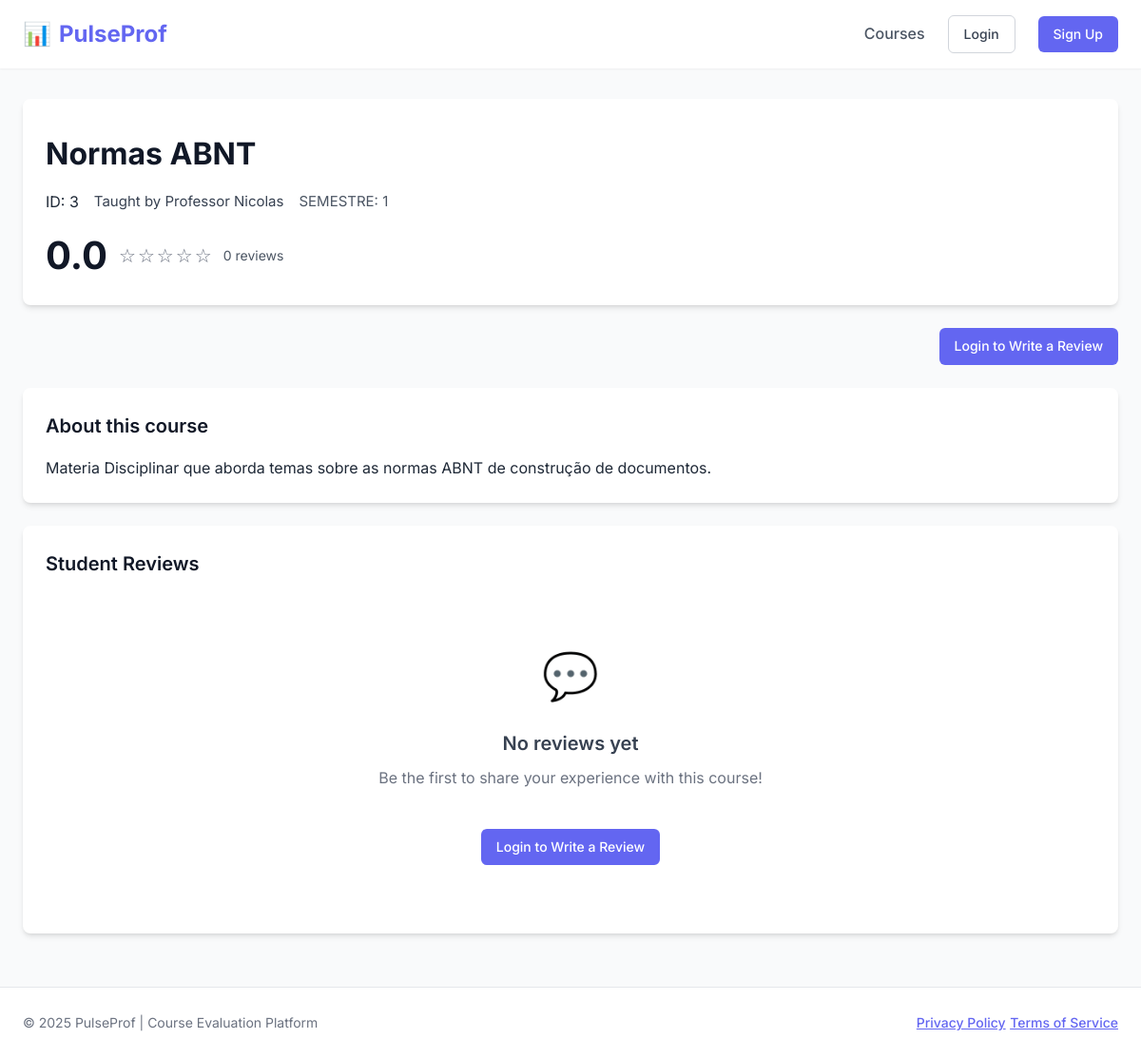
Before: /courses/3/ with the older database file.
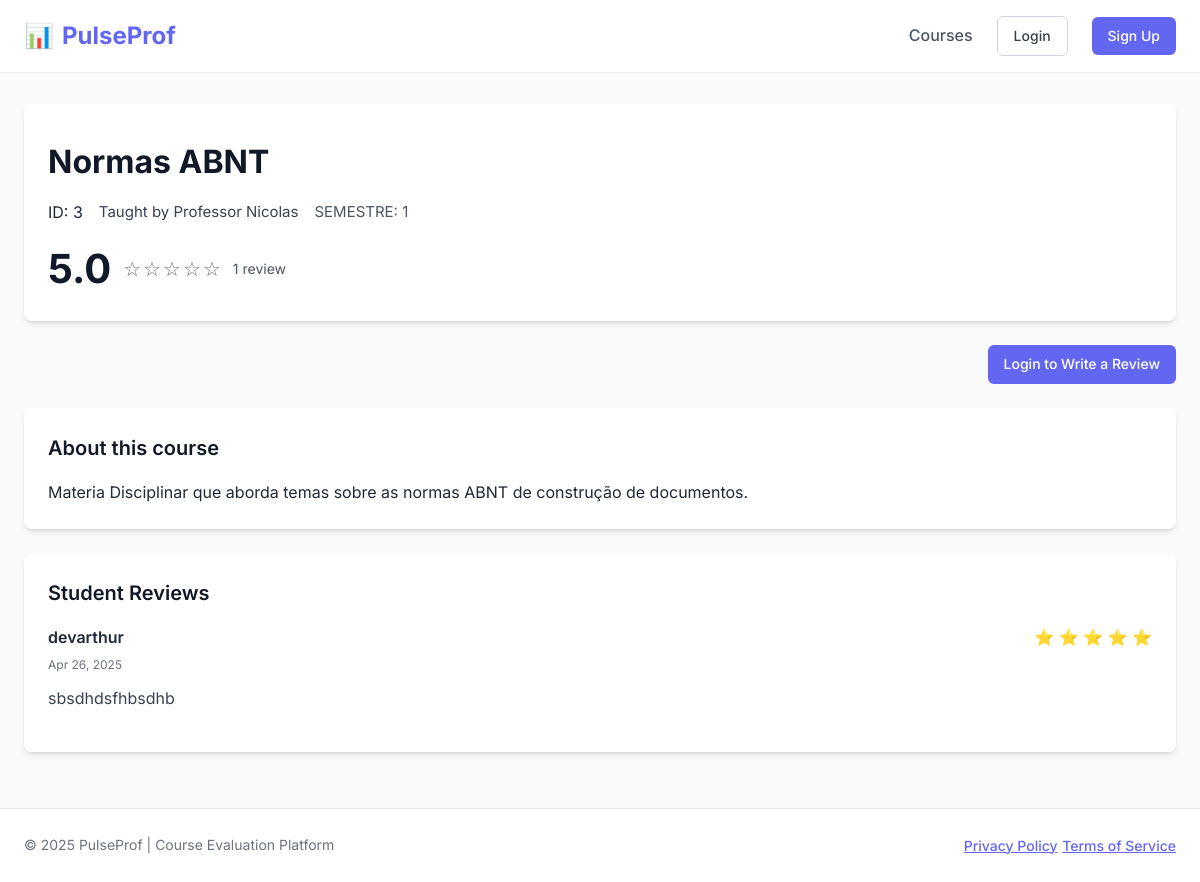
After: the same page with the newer database file.
### avaliacoes/models.py (models this page shows, shortened)
class Course(models.Model):
    title = models.CharField(max_length=100)
    code = models.CharField(max_length=20, unique=True)
    instructor = models.CharField(max_length=100)
    semester = models.CharField(max_length=20, blank=True)
    description = models.TextField(blank=True)
    def average_rating(self):
        return self.review_set.aggregate(Avg('rating'))['rating__avg'] or 0
    def total_reviews(self):
        return self.review_set.count()

class Review(models.Model):
    RATING_CHOICES = [
        (1, '⭐'),
        (2, '⭐⭐'),
        (3, '⭐⭐⭐'),
        (4, '⭐⭐⭐⭐'),
        (5, '⭐⭐⭐⭐⭐'),
    ]
    course = models.ForeignKey(Course, on_delete=models.CASCADE)
    student = models.ForeignKey(User, on_delete=models.CASCADE)
    rating = models.IntegerField(choices=RATING_CHOICES)
    feedback = models.TextField(blank=True)
    anonymous = models.BooleanField(default=False)
    date_submitted = models.DateTimeField(auto_now_add=True)
    class Meta:
        unique_together = ('course', 'student')
        ordering = ['-date_submitted']

### avaliacoes/views.py (the view)
# urls.py: path('courses/<int:course_id>/', views.course_detail, name='course_detail'),
def course_detail(request, course_id):
    course = get_object_or_404(Course, id=course_id)
    reviews = course.review_set.all()
    user_review = None
    can_review = False
    if request.user.is_authenticated:
        user_review = reviews.filter(student=request.user).first()
        can_review = user_review is None
    context = {
        'course': course,
        'reviews': reviews,
        'user_review': user_review,
        'can_review': can_review,
        'page_title': course.title
    }
    return render(request, 'course_detail.html', context)

### avaliacoes/templates/course_detail.html (shortened to what this page needs)
{% extends 'base.html' %}
{% block content %}
<div class="course-header-container">
    <div class="course-header-content">
        <h1 class="course-detail-title">{{ course.title }}</h1>
        <div class="course-detail-meta">
            <div class="course-code">ID: {{ course.code }}</div>
            <div class="course-instructor">Taught by {{ course.instructor }}</div>
            {% if course.semester %}<div class="course-semester">SEMESTRE: {{ course.semester }}</div>{% endif %}
        </div>
        <div class="course-ratings">
            <div class="rating-summary">
                <div class="rating-average">
                    {{ course.average_rating|floatformat:1 }}
                </div>
                <div class="stars">
                    {% for i in "12345" %}
                        {% if forloop.counter <= course.average_rating|floatformat:"0" %}
                            <span>⭐</span>
                        {% else %}
                            <span class="text-muted">☆</span>
                        {% endif %}
                    {% endfor %}
                </div>
                <div class="rating-count">{{ course.total_reviews }} review{{ course.total_reviews|pluralize }}</div>
            </div>
        </div>
    </div>
</div>
<div class="course-actions">
    {% if can_review %}
        <a href="{% url 'submit_review' course.id %}" class="btn btn-primary">Write a Review</a>
    {% elif user_review %}
        <div class="user-review-actions">
            <span class="your-review-badge">You've reviewed this course</span>
            <a href="{% url 'edit_review' course.id %}" class="btn btn-outline">Edit Your Review</a>
            <a href="{% url 'delete_review' course.id %}" class="btn btn-outline btn-danger-text">Delete</a>
        </div>
    {% elif not user.is_authenticated %}
        <a href="{% url 'login' %}" class="btn btn-primary">Login to Write a Review</a>
    {% endif %}
</div>
{% if course.description %}
<div class="card">
    <div class="card-header">
        <h2 class="card-title">About this course</h2>
    </div>
    <p>{{ course.description }}</p>
</div>
{% endif %}
<div class="card">
    <div class="card-header">
        <h2 class="card-title">Student Reviews</h2>
    </div>
    {% if reviews %}
        <div class="reviews-list">
            {% for review in reviews %}
                <div class="review-item">
                    <div class="review-header">
                        <div class="reviewer-info">
                            {% if review.anonymous %}
                                <div class="anonymous-badge">Anonymous Student</div>
                            {% else %}
                                <div class="reviewer-name">{{ review.student.username }}</div>
                            {% endif %}
                            <div class="review-date">{{ review.date_submitted|date:"M d, Y" }}</div>
                        </div>
                        <div class="review-rating">
                            {% for i in "12345" %}
                                {% if forloop.counter <= review.rating %}
                                    <span class="star">⭐</span>
                                {% endif %}
                            {% endfor %}
                        </div>
                    </div>
                    {% if review.feedback %}
                    <div class="review-content">
                        {{ review.feedback }}
                    </div>
                    {% endif %}
                </div>
            {% endfor %}
        </div>
    {% else %}
        <div class="empty-reviews">
            <div class="empty-icon">💬</div>
            <h3>No reviews yet</h3>
            <p>Be the first to share your experience with this course!</p>
            {% if can_review %}
                <a href="{% url 'submit_review' course.id %}" class="btn btn-primary mt-4">Write a Review</a>
            {% elif not user.is_authenticated %}
                <a href="{% url 'login' %}" class="btn btn-primary mt-4">Login to Write a Review</a>
            {% endif %}
        </div>
    {% endif %}
</div>
{% endblock %}

Changed rows visible on the page:
computed for Course "Normas ABNT": average_rating "0.0" → "5.0"; total_reviews "0" → "1"
added Review: student.username "devarthur", date_submitted "Apr 26, 2025", rating 5 (drawn), feedback "sbsdhdsfhbsdhb"
Other visible differences:
text no longer shown: "💬 No reviews yet Be the first to share your experience with this course! Login to Write a Review"
